Frame 1 (no input): blank canvas, image omitted
Frame 60 (the mouse pressed at the canvas centre just before this capture): blank canvas, image omitted
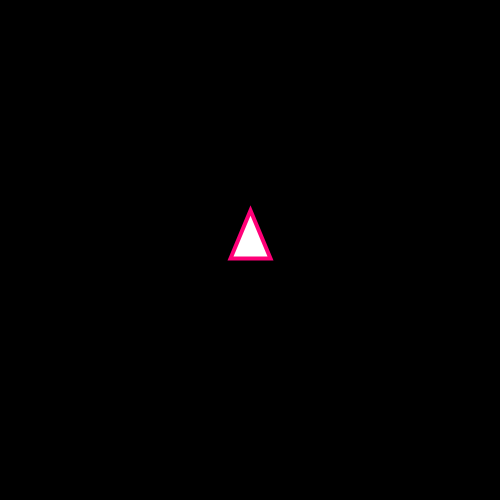
Frame 120 (the mouse held since frame 60 and released just before this capture)

The Processing sketch whose frames 1 and 60 were blank and that drew this single picture after the mouse press (run headless with seeded random() and noise(); from frame 60 on, the mouse is pressed at the canvas centre):

// Processing sketch: triangle_friends
// ── triangle_friends.pde

class Triangle {
  PVector pos;
  float rotation;
  float rotationSpeed;
  boolean alive;

  Triangle(float x, float y) {
    pos = new PVector(x, y);
    rotation = 0;
    rotationSpeed = 0.05; //random(0.001, 0.1);
    alive = false;
  }

  void update() {
    if (alive) {
      rotation += rotationSpeed;
    }
  }

  void draw() {
    stroke(255, 0, 120);
    pushMatrix();
    translate(pos.x, pos.y);
    rotate(rotation);
    scale(4, 4);
    triangle(-5, 2, 5, 2, 0, -10);
    popMatrix();
  }

  void comeToLife() {
    alive = true;
  }
}

ArrayList<Triangle> friends = new ArrayList<Triangle>();

void setup() {
  size(500, 500);
}

void draw() {
  background(0);

  for (Triangle t : friends) {
    t.update();
    t.draw();
  }
}

void mousePressed() {
  friends.add(new Triangle(mouseX, mouseY));
}

void keyPressed() {
  float rotation = random(0, TWO_PI);
  for (Triangle t : friends) {
    t.rotation = rotation;
  }
}
